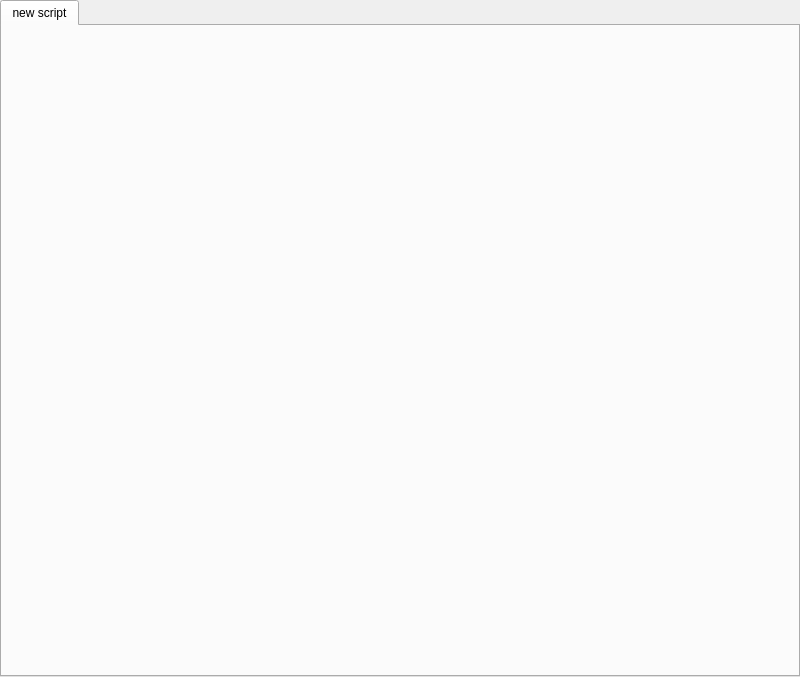
<?xml version="1.0" encoding="UTF-8"?>
<ui version="4.0">
 <comment>
****************************************************************************
**
** Copyright (C) 1992-2008 Trolltech AS. All rights reserved.
**
** This file is part of the QSA of the Qt Toolkit.
**
** For QSA Commercial License Holders (non-open source):
** 
** Licensees holding a valid Qt Script for Applications (QSA) License Agreement
** may use this file in accordance with the rights, responsibilities and
** obligations contained therein.  Please consult your licensing agreement or
** contact sales@trolltech.com if any conditions of the Licensing Agreement are
** not clear to you.
** 
** Further information about QSA licensing is available at:
** http://www.trolltech.com/products/qsa/licensing.html or by contacting
** info@trolltech.com.
** 
** 
** For Open Source Edition:  
** 
** This file may be used under the terms of the GNU General Public License
** version 2 as published by the Free Software Foundation and appearing in the
** file LICENSE.GPL included in the packaging of this file.  Please review the
** following information to ensure GNU General Public Licensing requirements
** will be met:  http://www.trolltech.com/products/qt/opensource.html 
** 
** If you are unsure which license is appropriate for your use, please review
** the following information:
** http://www.trolltech.com/products/qsa/licensing.html or contact the 
** sales department at sales@trolltech.com.

**
** This file is provided AS IS with NO WARRANTY OF ANY KIND, INCLUDING THE
** WARRANTY OF DESIGN, MERCHANTABILITY AND FITNESS FOR A PARTICULAR PURPOSE.
**
****************************************************************************
</comment>
 <class>IdeWindow</class>
 <widget class="QMainWindow" name="IdeWindow">
  <property name="enabled">
   <bool>true</bool>
  </property>
  <property name="geometry">
   <rect>
    <x>0</x>
    <y>0</y>
    <width>800</width>
    <height>677</height>
   </rect>
  </property>
  <property name="windowTitle">
   <string>QSA Workbench</string>
  </property>
  <widget class="QWidget" name="centralWidget">
   <layout class="QGridLayout">
    <property name="leftMargin">
     <number>0</number>
    </property>
    <property name="topMargin">
     <number>0</number>
    </property>
    <property name="rightMargin">
     <number>0</number>
    </property>
    <property name="bottomMargin">
     <number>0</number>
    </property>
    <item row="0" column="0">
     <widget class="QTabWidget" name="tabWidget">
      <property name="tabPosition">
       <enum>QTabWidget::North</enum>
      </property>
      <property name="tabShape">
       <enum>QTabWidget::Rounded</enum>
      </property>
      <widget class="QWidget" name="tab">
       <attribute name="title">
        <string>new script</string>
       </attribute>
       <layout class="QGridLayout">
        <property name="leftMargin">
         <number>0</number>
        </property>
        <property name="topMargin">
         <number>0</number>
        </property>
        <property name="rightMargin">
         <number>0</number>
        </property>
        <property name="bottomMargin">
         <number>0</number>
        </property>
        <property name="spacing">
         <number>0</number>
        </property>
       </layout>
      </widget>
     </widget>
    </item>
   </layout>
  </widget>
 </widget>
 <resources/>
 <connections/>
</ui>
